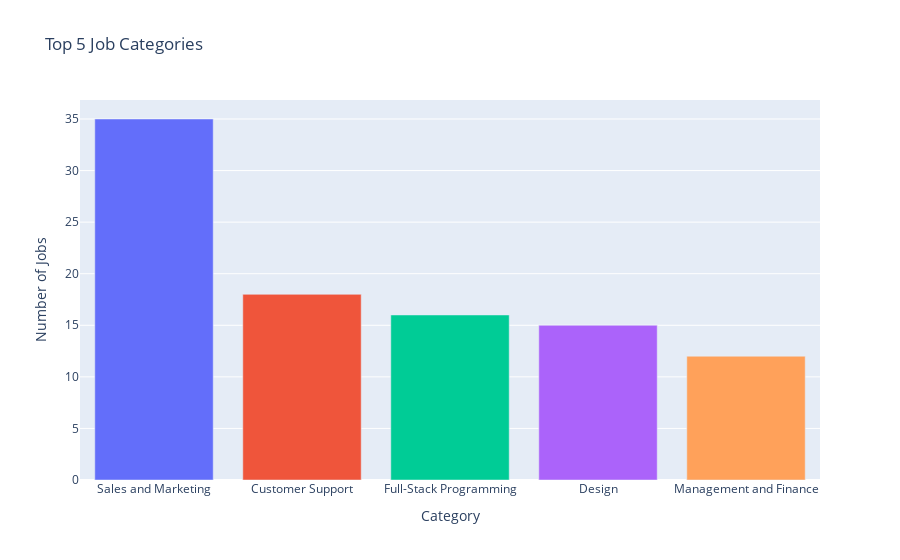

Notebook cell for this chart:
### Code cell
# Find the top 10 most common job categories
top_5_categories = filtered_category['Category'].value_counts().head(5)

# Create a bar chart using Plotly Express
fig = px.bar(
    top_5_categories,
    x=top_5_categories.index,
    y=top_5_categories.values,
    title="Top 5 Job Categories",
    labels={'x': 'Category', 'y': 'Number of Jobs'},
    color = top_5_categories.index,
)

fig.update_traces(hovertemplate='<b>%{y}</b> jobs<extra></extra>')
fig.update_layout(showlegend=False)

# In Jupyter, you can display the figure directly to test it
fig.show()

### Figure 1 — Plotly figure (JSON) as saved in the notebook; plotly's stock layout.template omitted (floating-point values rounded to 4 significant figures)
{"data": [{"alignmentgroup": "True", "hovertemplate": "<b>%{y}</b> jobs<extra></extra>", "legendgroup": "Sales and Marketing", "marker": {"color": "#636efa", "pattern": {"shape": ""}}, "name": "Sales and Marketing", "offsetgroup": "Sales and Marketing", "orientation": "v", "showlegend": true, "textposition": "auto", "type": "bar", "x": ["Sales and Marketing"], "xaxis": "x", "y": [35], "yaxis": "y"}, {"alignmentgroup": "True", "hovertemplate": "<b>%{y}</b> jobs<extra></extra>", "legendgroup": "Customer Support", "marker": {"color": "#EF553B", "pattern": {"shape": ""}}, "name": "Customer Support", "offsetgroup": "Customer Support", "orientation": "v", "showlegend": true, "textposition": "auto", "type": "bar", "x": ["Customer Support"], "xaxis": "x", "y": [18], "yaxis": "y"}, {"alignmentgroup": "True", "hovertemplate": "<b>%{y}</b> jobs<extra></extra>", "legendgroup": "Full-Stack Programming", "marker": {"color": "#00cc96", "pattern": {"shape": ""}}, "name": "Full-Stack Programming", "offsetgroup": "Full-Stack Programming", "orientation": "v", "showlegend": true, "textposition": "auto", "type": "bar", "x": ["Full-Stack Programming"], "xaxis": "x", "y": [16], "yaxis": "y"}, {"alignmentgroup": "True", "hovertemplate": "<b>%{y}</b> jobs<extra></extra>", "legendgroup": "Design", "marker": {"color": "#ab63fa", "pattern": {"shape": ""}}, "name": "Design", "offsetgroup": "Design", "orientation": "v", "showlegend": true, "textposition": "auto", "type": "bar", "x": ["Design"], "xaxis": "x", "y": [15], "yaxis": "y"}, {"alignmentgroup": "True", "hovertemplate": "<b>%{y}</b> jobs<extra></extra>", "legendgroup": "Management and Finance", "marker": {"color": "#FFA15A", "pattern": {"shape": ""}}, "name": "Management and Finance", "offsetgroup": "Management and Finance", "orientation": "v", "showlegend": true, "textposition": "auto", "type": "bar", "x": ["Management and Finance"], "xaxis": "x", "y": [12], "yaxis": "y"}], "layout": {"autosize": true, "barmode": "relative", "legend": {"title": {"text": "Category"}, "tracegroupgap": 0}, "showlegend": false, "title": {"text": "Top 5 Job Categories"}, "xaxis": {"anchor": "y", "autorange": true, "categoryarray": ["Sales and Marketing", "Customer Support", "Full-Stack Programming", "Design", "Management and Finance"], "categoryorder": "array", "domain": [0, 1], "range": [-0.5, 4.5], "title": {"text": "Category"}, "type": "category"}, "yaxis": {"anchor": "x", "autorange": true, "domain": [0, 1], "range": [0, 36.84], "title": {"text": "Number of Jobs"}, "type": "linear"}}}
